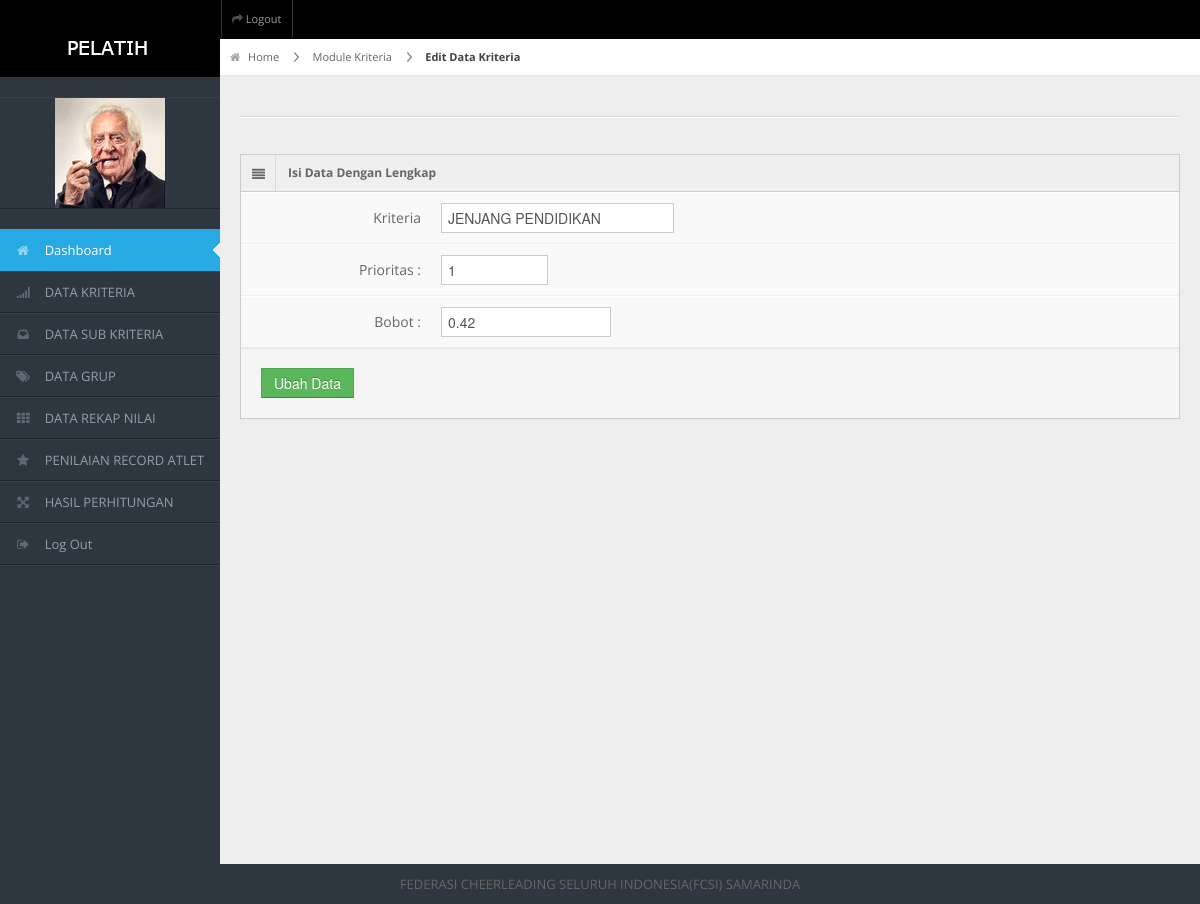
/spkpimpinan/frame.php?load=kedit&id=K0007 (signed in), run on the app's committed database.
### tables this page shows
CREATE TABLE `kriteria` (
  `id_kriteria` varchar(90) NOT NULL,
  `nama_kriteria` varchar(50) NOT NULL,
  `prioritas` int(90) NOT NULL,
  `bobot` double NOT NULL,
  PRIMARY KEY (`id_kriteria`)
);

### spkpimpinan/data/kriteria/edit-data.php (the view, shortened to what this page needs)
<?php
$SQL=mysqli_query($koneksi,"SELECT * FROM kriteria WHERE id_kriteria='$_GET[id]'");
$_data=mysqli_fetch_array($SQL);
echo"
<div id='content-header'>
  <div id='breadcrumb'> <a href='?load=dashboard' title='Go to Home' class='tip-bottom'><i class='icon-home'></i> Home</a> <a href='?load=k' class='tip-bottom'>Module Kriteria</a> <a href='?load=k&action=edit&id=$_GET[id_kriteria]' class='current'>Edit Data Kriteria</a> </div>
  <h1></h1>
</div>
<div class='container-fluid'>
  <hr>
  <div class='row-fluid'>
    <div class='span12'>
      <div class='widget-box'>
        <div class='widget-title'> <span class='icon'> <i class='icon-align-justify'></i> </span>
          <h5>Isi Data Dengan Lengkap</h5>
        </div>
        <div class='widget-content nopadding'>
          <form method='POST' class='form-horizontal' enctype='multipart/form-data'>
		  <input type='hidden' name='id' value='$_data[id_kriteria]'>
			  <div class='control-group'>
              <label class='control-label'>Kriteria</label>
			   <div class='controls'>
              <input type='text' class='span4'  name='kriteria' value='$_data[nama_kriteria]' />
            </div>
             </div>
			<div class='control-group'>
              <label class='control-label'>Prioritas :</label>
              <div class='controls'>
                <input type='number' class='span2'  name='txtp' value='$_data[prioritas]'  />
              </div>
            </div>
            <div class='control-group'>
              <label class='control-label'>Bobot :</label>
              <div class='controls'>
                <input type='text' class='span3'  name='bobot' value='$_data[bobot]'/>
              </div>
            </div>
            <div class='form-actions'>
              <button type='submit' class='btn btn-success'>Ubah Data</button>
            </div>
          </form>
        </div>
      </div>
     </div>
     </div>
     </div>
";
?>

### spkpimpinan/css/matrix-style.css (style rules this page uses)
* { outline:none !important; -moz-outline: none !important; }
html, body { height:100% }
body { overflow-x: hidden; margin-top: -10px; font-family: 'Open Sans', sans-serif; font-size:13px; color:#666; }
a { color:#666; }
select, textarea, input[type="text"], input[type="password"], input[type="datetime"], input[type="datetime-local"], input[type="date"], input[type="month"], input[type="time"], input[type="week"], input[type="number"], input[type="email"], input[type="url"], input[type="search"], input[type="tel"], input[type="color"], .uneditable-input, .label, .dropdown-menu, .btn, .well, .progress, .table-bordered, .btn-group > .btn:first-child, .btn-group > .btn:last-child, .btn-group > .btn:last-child, .btn-group > .dropdown-toggle, .alert { border-radius:0px; }
.btn, textarea, input[type="text"], input[type="password"], input[type="datetime"], input[type="datetime-local"], input[type="date"], input[type="month"], input[type="time"], input[type="week"], input[type="number"], input[type="email"], input[type="url"], input[type="search"], input[type="tel"], input[type="color"], .uneditable-input { box-shadow:none; }
.progress, .progress-success .bar, .progress .bar-success, .progress-warning .bar, .progress .bar-warning, .progress-danger .bar, .progress .bar-danger, .progress-info .bar, .progress .bar-info, .btn, .btn-primary { background-image:none; }
.form-horizontal .form-actions { padding-left:20px; }
hr { border-top-color:#dadada; }
#content-header { position: abslute; width: 100%; margin-top: -38px; z-index: 20; }
#breadcrumb { background-color: #fff; border-bottom: 1px solid #e3ebed; }
#breadcrumb a { padding: 8px 20px 8px 10px; display: inline-block; background-image: url('../img/breadcrumb.png'); background-position: center right; background-repeat: no-repeat; font-size: 11px; color: #666666; }
#breadcrumb a:last-child { background-image:none; }
#breadcrumb a.current { font-weight: bold; color: #444444; }
#breadcrumb a i { margin-right: 5px; opacity: .6; }
.stat-boxes .peity_bar_good, .stat-boxes .peity_line_good, { color: #459D1C; }
.widget-box { background: none repeat scroll 0 0 #F9F9F9; border-left: 1px solid #CDCDCD; border-top: 1px solid #CDCDCD; border-right: 1px solid #CDCDCD; clear: both; margin-top: 16px; margin-bottom: 16px; position: relative; }
.widget-title, .modal-header, .table th, div.dataTables_wrapper .ui-widget-header { background:#efefef; border-bottom: 1px solid #CDCDCD; height: 36px; }
.widget-title span.icon { padding: 9px 10px 7px 11px; float: left; border-right:1px solid #dadada; }
.widget-title h5 { color: #666; float: left; font-size: 12px; font-weight: bold; padding: 12px; line-height: 12px; margin: 0; }
.widget-content { padding:15px; border-bottom: 1px solid #cdcdcd; }
.nopadding { padding: 0 !important; }
form { margin-bottom: 0; }
.form-horizontal .control-group { border-top: 1px solid #ffffff; border-bottom: 1px solid #eeeeee; margin-bottom: 0; }
.form-horizontal .control-label { padding-top: 15px; width: 180px; }
.form-horizontal .controls { margin-left: 200px; padding: 10px 0; }
.form-horizontal .form-actions { margin-top: 0; margin-bottom: 0; }

### spkpimpinan/css/matrix-media.css (style rules this page uses)
body { background:#2E363F; }

### data on the page
kriteria: kriteria "JENJANG PENDIDIKAN", txtp "1", bobot "0.42"
